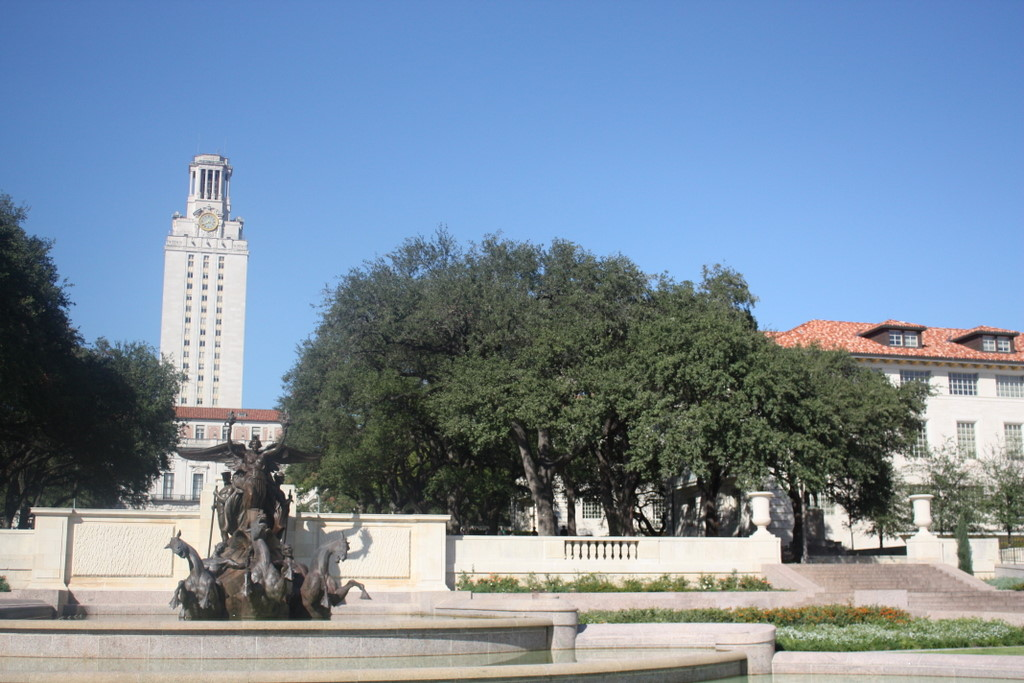
%> input picture im1.jpg, 1024 x 683 px
$ octave main.m   (GNU Octave 9; MATLAB toolbox functions it lacks are replaced by stand-ins)
%> lines starting %> are read from the running program, lines starting %| are printed output that depends on the picture; in (x1, y1, x2, y2) boxes, pixels count from 0 and x2, y2 are one past the last pixel; in counts of white or black regions, pixels touching at a corner belong together; the program's own positions count from 1
### harris.m
% HARRIS - Harris corner detector
%
% Usage:  [cim, r, c] = harris(im, sigma, thresh, radius, disp)
%
% Arguments:
%            im     - image to be processed.
%            sigma  - standard deviation of smoothing Gaussian. Typical
%                     values to use might be 1-3.
%            thresh - threshold (optional). Try a value ~1000.
%            radius - radius of region considered in non-maximal
%                     suppression (optional). Typical values to use might
%                     be 1-3.
%            disp   - optional flag (0 or 1) indicating whether you want
%                     to display corners overlayed on the original
%                     image. This can be useful for parameter tuning.
%
% Returns:
%            cim    - binary image marking corners.
%            r      - row coordinates of corner points.
%            c      - column coordinates of corner points.
% Reference:
% C.G. Harris and M.J. Stephens. "A combined corner and edge detector",
% Proceedings Fourth Alvey Vision Conference, Manchester.
% pp 147-151, 1988.

function [cim, r, c] = harris(im, sigma, thresh, radius, disp)

    error(nargchk(2,5,nargin));

    dx = [-1 0 1; -1 0 1; -1 0 1]; % Derivative masks
    dy = dx';

    Ix = conv2(im, dx, 'same');    % Image derivatives
    Iy = conv2(im, dy, 'same');

    % Generate Gaussian filter of size 6*sigma (+/- 3sigma) and of
    % minimum size 1x1.
    g = fspecial('gaussian',max(1,fix(6*sigma)), sigma);

    Ix2 = conv2(Ix.^2, g, 'same'); % Smoothed squared image derivatives
    Iy2 = conv2(Iy.^2, g, 'same');
    Ixy = conv2(Ix.*Iy, g, 'same');

    cim = (Ix2.*Iy2 - Ixy.^2)./(Ix2 + Iy2 + eps); % Harris corner measure

    % Alternate Harris corner measure used by some.  Suggested that
    % k=0.04 - I find this a bit arbitrary and unsatisfactory.
%   cim = (Ix2.*Iy2 - Ixy.^2) - k*(Ix2 + Iy2).^2;

    if nargin > 2   % We should perform nonmaximal suppression and threshold

	% Extract local maxima by performing a grey scale morphological
	% dilation and then finding points in the corner strength image that
	% match the dilated image and are also greater than the threshold.
	sze = 2*radius+1;                   % Size of mask.
	mx = ordfilt2(cim,sze^2,ones(sze)); % Grey-scale dilate.
	cim = (cim==mx)&(cim>thresh);       % Find maxima.

	[r,c] = find(cim);                  % Find row,col coords.

	if nargin==5 & disp      % overlay corners on original image
	    figure, imagesc(im), axis image, colormap(gray), hold on
	    plot(c,r,'ys'), title('corners detected');
	end

    else  % leave cim as a corner strength image and make r and c empty.
	r = []; c = [];
    end

### find_sift.m
function sift_arr = find_sift(I, circles, enlarge_factor)
% this function computes non-rotation-invariant SIFT descriptors of a set of circles
if ndims(I) == 3
    I = im2double(rgb2gray(I)); % the image
else
    I = im2double(I);
end


%fprintf('Running find_sift\n');

% parameters (default SIFT size)
num_angles = 8;
num_bins = 4;
num_samples = num_bins * num_bins;
alpha = 9; % smoothing for orientation histogram

if nargin < 3
    enlarge_factor = 1.5;
end

angle_step = 2 * pi / num_angles;
angles = 0:angle_step:2*pi;
angles(num_angles+1) = []; % bin centers

[hgt wid] = size(I);
num_pts = size(circles,1);

sift_arr = zeros(num_pts, num_samples * num_angles);

% edge image
sigma_edge = 1;


[G_X,G_Y]=gen_dgauss(sigma_edge);
I_X = filter2(G_X, I, 'same'); % vertical edges
I_Y = filter2(G_Y, I, 'same'); % horizontal edges
I_mag = sqrt(I_X.^2 + I_Y.^2); % gradient magnitude
I_theta = atan2(I_Y,I_X);
I_theta(isnan(I_theta)) = 0;

% make default grid of samples (centered at zero, width 2)
interval = 2/num_bins:2/num_bins:2;
interval = interval - (1/num_bins + 1);
[grid_x grid_y] = meshgrid(interval, interval);
grid_x = reshape(grid_x, [1 num_samples]);
grid_y = reshape(grid_y, [1 num_samples]);

% make orientation images
I_orientation = zeros(hgt, wid, num_angles);
% for each histogram angle
for a=1:num_angles
    % compute each orientation channel
    tmp = cos(I_theta - angles(a)).^alpha;
    tmp = tmp .* (tmp > 0);

    % weight by magnitude
    I_orientation(:,:,a) = tmp .* I_mag;
end

% for all circles
for i=1:num_pts
    cx = circles(i,1);
    cy = circles(i,2);
    r = circles(i,3) * enlarge_factor;

    % find coordinates of sample points (bin centers)
    grid_x_t = grid_x * r + cx;
    grid_y_t = grid_y * r + cy;
    grid_res = grid_y_t(2) - grid_y_t(1);

    % find window of pixels that contributes to this descriptor
    x_lo = floor(max(cx - r - grid_res/2, 1));
    x_hi = ceil(min(cx + r + grid_res/2, wid));
    y_lo = floor(max(cy - r - grid_res/2, 1));
    y_hi = ceil(min(cy + r + grid_res/2, hgt));

    % find coordinates of pixels
    [grid_px, grid_py] = meshgrid(x_lo:x_hi,y_lo:y_hi);
    num_pix = numel(grid_px);
    grid_px = reshape(grid_px, [num_pix 1]);
    grid_py = reshape(grid_py, [num_pix 1]);

    % find (horiz, vert) distance between each pixel and each grid sample
    dist_px = abs(repmat(grid_px, [1 num_samples]) - repmat(grid_x_t, [num_pix 1]));
    dist_py = abs(repmat(grid_py, [1 num_samples]) - repmat(grid_y_t, [num_pix 1]));

    % find weight of contribution of each pixel to each bin
    weights_x = dist_px/grid_res;
    weights_x = (1 - weights_x) .* (weights_x <= 1);
    weights_y = dist_py/grid_res;
    weights_y = (1 - weights_y) .* (weights_y <= 1);
    weights = weights_x .* weights_y;

    % make sift descriptor
    curr_sift = zeros(num_angles, num_samples);
    for a = 1:num_angles
        tmp = reshape(I_orientation(y_lo:y_hi,x_lo:x_hi,a),[num_pix 1]);
        tmp = repmat(tmp, [1 num_samples]);
        curr_sift(a,:) = sum(tmp .* weights);
    end
    sift_arr(i,:) = reshape(curr_sift, [1 num_samples * num_angles]);

end

% normalize the SIFT descriptors
tmp = sqrt(sum(sift_arr.^2, 2));
normalize_ind = find(tmp > 1);

sift_arr_norm = sift_arr(normalize_ind,:);
sift_arr_norm = sift_arr_norm ./ repmat(tmp(normalize_ind,:), [1 size(sift_arr,2)]);

% suppress large gradients
sift_arr_norm(find(sift_arr_norm > 0.2)) = 0.2;

% renormalize to unit length
tmp = sqrt(sum(sift_arr_norm.^2, 2));
sift_arr_norm = sift_arr_norm ./ repmat(tmp, [1 size(sift_arr,2)]);

sift_arr(normalize_ind,:) = sift_arr_norm;


function [GX,GY]=gen_dgauss(sigma)

f_wid = 4 * floor(sigma);
G = normpdf(-f_wid:f_wid,0,sigma);
G = G' * G;
[GX,GY] = gradient(G);

GX = GX * 2 ./ sum(sum(abs(GX)));
GY = GY * 2 ./ sum(sum(abs(GY)));

### select_matches.m
function [m1, m2] = select_matches(d1, d2, num)
    d1 = zscore(d1')';
    d2 = zscore(d2')';

    % get distance
    [ndata, dimx] = size(d1);
    [ncentres, dimc] = size(d2);
    if dimx ~= dimc
    	error('Data dimension does not match dimension of centres')
    end

    distance = (ones(ncentres, 1) * sum((d1.^2)', 1))' + ones(ndata, 1) * sum((d2.^2)',1) - 2.*(d1*(d2'));

    % Rounding errors occasionally cause negative entries
    if any(any(distance<0))
      distance(distance<0) = 0;
    end

    [h,w] = size(distance);
    distance = reshape(distance,1,[]);
    [~,idx] = sort(distance);
    [r,c] = ind2sub([h,w],idx(1:num));
    m1 = r';
    m2 = c';

end

### ransac.m
function [H, num_inliers, residual] = ransac(XY_src, XY_des, num_ransac_iter, homography1, homography2)

    num_inliers = 0;
    plot_num_inliers = zeros(1,num_ransac_iter);

    for i = 1:num_ransac_iter
        ind = randperm(size(XY_src,1));
        ind_s = ind(1:4);
        ind_r = ind(5:end);

        % homography mapping one image onto the other.
        tmp_H = homography1(XY_src(ind_s,:), XY_des(ind_s,:));
        predict = homography2(XY_src(ind_r,:),tmp_H);

        dists = sum((XY_des(ind_r,:) - predict).^2,2);

        inlier_idx = find(dists < 0.3);
        tmp_num_inliers = length(inlier_idx);

        if tmp_num_inliers > num_inliers
            H = tmp_H;
            num_inliers = tmp_num_inliers;
            residual = mean(dists(inlier_idx));
        end
        plot_num_inliers(i) = num_inliers;
    end
end

### homography1.m
function H = homography1(XY, XY_)
    A = [];
    for i = 1:size(XY,1)
        Xi = [XY(i,:)';1];
        xi_ = XY_(i,1);
        yi_ = XY_(i,2);

        A = cat(1,A,cat(2,zeros(1,3),Xi',-yi_*Xi'));
        A = cat(1,A,cat(2,Xi',zeros(1,3),-xi_*Xi'));
    end
    [~,~,V]=svd(A);
    H = V(:,end);
    H = reshape(H,[3 3])';
end

### homography2.m
function XY_ = homography2(XY,H)
    Xi = cat(1, XY', ones(1, size(XY, 1)));
    Xi_ = H*Xi;
    XY_(:,1) = (Xi_(1,:)./Xi_(3,:))';
    XY_(:,2) = (Xi_(2,:)./Xi_(3,:))';
end

### main.m
clear all;
clc;

% Load both images
RGB1 = imread('im1.jpg');
%> RGB1 is the input picture: size 683x1024x3 uint8; mean R, G, B 121.7, 140, 159
RGB2 = imread('im2.jpg');
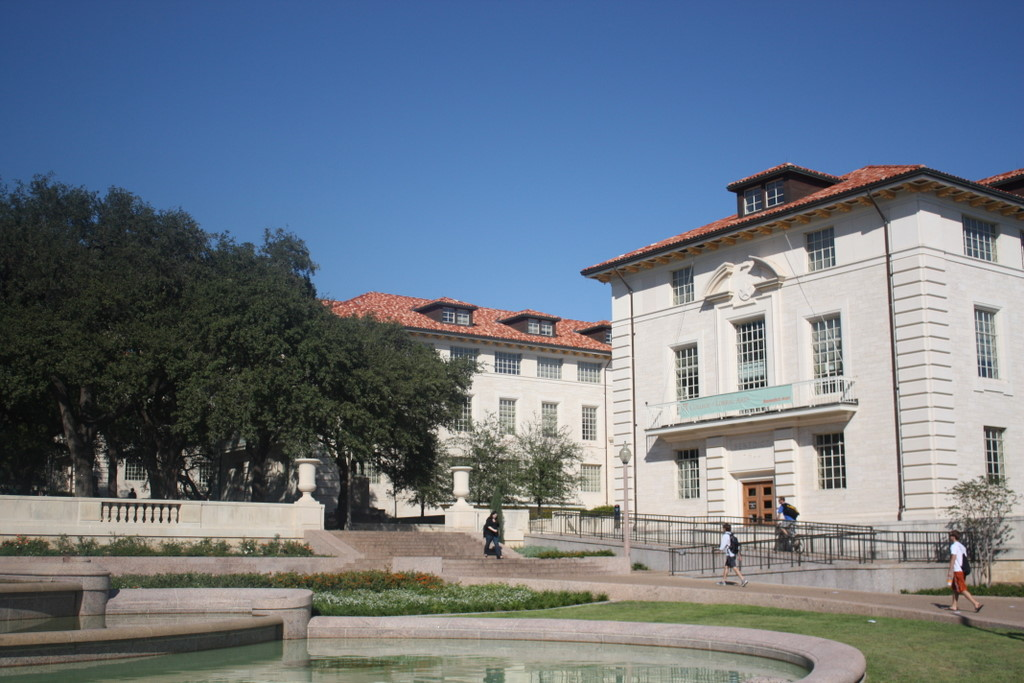
%> input picture im2.jpg, 1024 x 683 px
%> RGB2 is the input picture: size 683x1024x3 uint8; mean R, G, B 107.7, 118.9, 132

% convert both images to double and to gray scale
img1 = im2double(rgb2gray(RGB1));
img2 = im2double(rgb2gray(RGB2));

% initialize
harris_sigma = 2;
harris_thresh = 0.05;
harris_radius = 2;

% Detect feature points using harries corner detector in both images
[~,y1,x1] = harris(img1,harris_sigma,harris_thresh,harris_radius,0);
%> in harris, `cim = (cim==mx)&(cim>thresh);`:
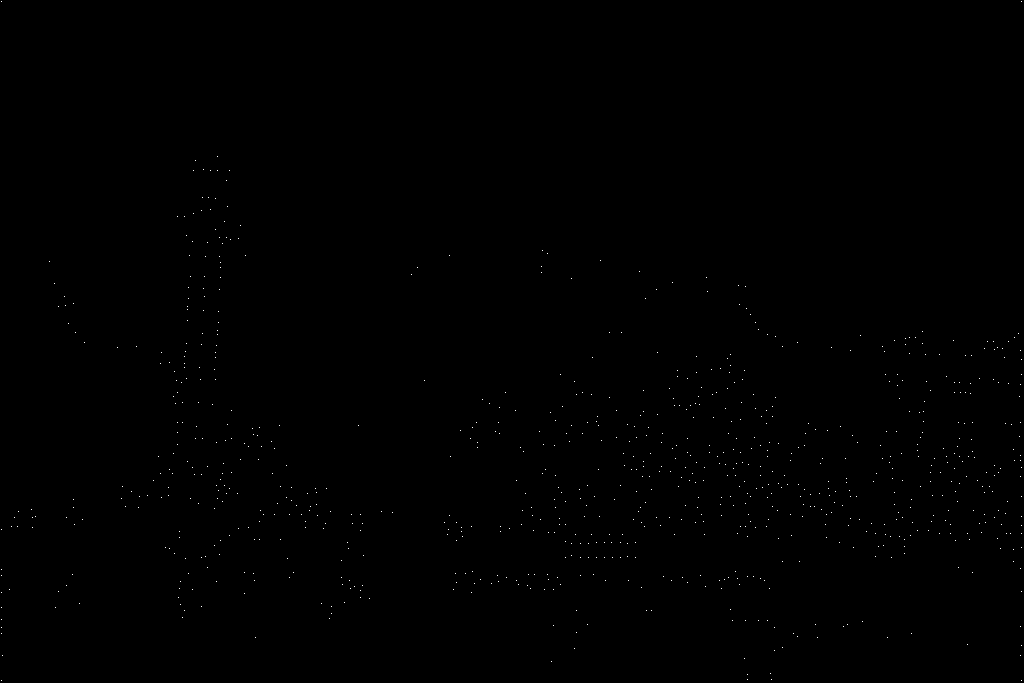
%> cim: size 683x1024 logical; 0.13% white in thin lines or dots
%> in harris, `[r,c] = find(cim);`: r = 879 values from 2 to 681; c = 879 values from 2 to 1022
%> y1 = 879 values, max 681 at index 10, min 2 at index 1, mean 466; x1 = 879 values from 2 to 1022
[~,y2,x2] = harris(img2,harris_sigma,harris_thresh,harris_radius,0);
%> in harris (call 2), `cim = (cim==mx)&(cim>thresh);`: cim: size 683x1024 logical; 0.12% white in thin lines or dots, all inside (x1, y1, x2, y2) = (1, 164, 1023, 681)
%> y2 = 870 values, max 681 at index 248, min 165 at index 614, mean 442.7; x2 = 870 values from 2 to 1023

sift_radius = 5;

% Compute descriptors around every keypoint in both images
descriptors1 = find_sift(img1,[x1,y1, sift_radius*ones(length(x1),1)],1.5);
%> the loop in find_sift, `for i=1:num_pts` made 879 passes
%> (cx, cy, x_lo, x_hi, y_lo, y_hi) on passes 1 to 3: (2, 2, 1, 12, 1, 12), (2, 530, 1, 12, 520, 540), (2, 570, 1, 12, 560, 580)
%> after the loop in find_sift, `for i=1:num_pts`:
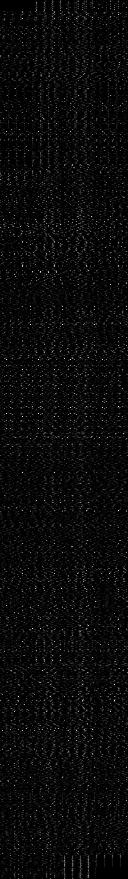
%> sift_arr: size 879x128 double; min 0, max 6.96, mean 0.288; drawn with min black and max white
%> in find_sift, `tmp = sqrt(sum(sift_arr.^2, 2));`: tmp = 879 values, max 15.45 at index 360, min 2.34 at index 413, mean 6.16
%> in find_sift, `normalize_ind = find(tmp > 1);`: normalize_ind = 879 values from 1 to 879
%> in find_sift, `sift_arr_norm(find(sift_arr_norm > 0.2)) = 0.2;`:
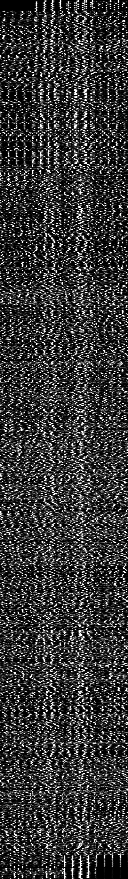
%> sift_arr_norm: size 879x128 double; min 0, max 0.2, mean 0.0438; drawn with min black and max white
%> in find_sift, `tmp = sqrt(sum(sift_arr_norm.^2, 2));`: tmp = 879 values, max 0.972 at index 463, min 0.454 at index 11, mean 0.808
descriptors2 = find_sift(img2,[x2,y2, sift_radius*ones(length(x2),1)],1.5);
%> call 2 of find_sift, with enlarge_factor = 1.5
%> the loop in find_sift (call 2), `for i=1:num_pts` made 870 passes
%> (cy, grid_res, x_lo, x_hi, y_lo, y_hi) on passes 1 to 2: (496, 3.75, 1, 12, 486, 506), (534, 3.75, 1, 12, 524, 544)
%> in find_sift (call 2), `sift_arr_norm(find(sift_arr_norm > 0.2)) = 0.2;`:
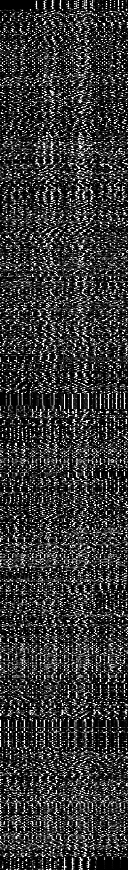
%> sift_arr_norm: size 870x128 double; min 0, max 0.2, mean 0.0425; drawn with min black and max white

num_putative_matches = 200;
% Compute matches between every descriptor in one image and every descriptor in the otherimage. Then select the best matches.
[matches1,matches2] = select_matches(descriptors1,descriptors2,num_putative_matches);
%> in select_matches, `distance = (ones(ncentres, 1) * sum((d1.^2)', 1))' + ones(ndata, 1) * ..`:
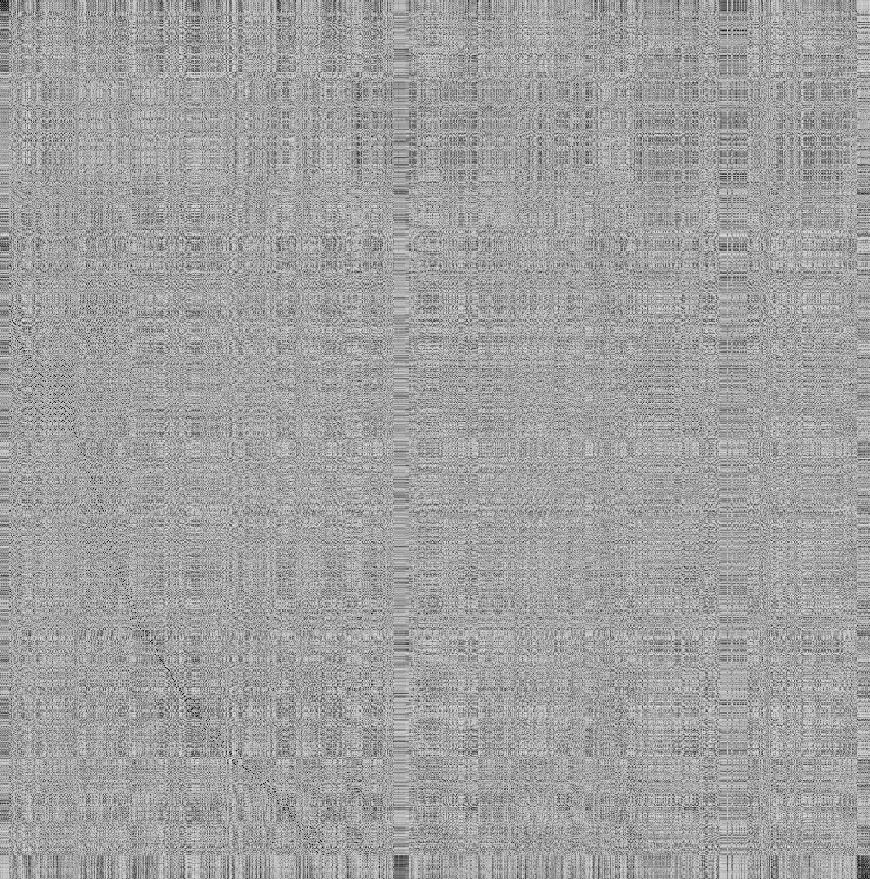
%> distance: size 879x870 double; min 1.39, max 392.1, mean 247.6; drawn with min black and max white
XY1 = [x1(matches1),y1(matches1)];
XY2 = [x2(matches2),y2(matches2)];

% run ransac
num_ransac_iter = 5000;
[H,num_inliers,residual] = ransac(XY1,XY2,num_ransac_iter,@homography1,@homography2);

% Warp one image onto the other using the estimated transformation
[~, xdata, ydata] = imtransform(RGB1,maketform('projective',H'));

xdata_out=[min(1,xdata(1)) max(size(RGB2,2), xdata(2))];
ydata_out=[min(1,ydata(1)) max(size(RGB2,1), ydata(2))];

result1 = imtransform(RGB1, maketform('projective',H'), 'XData',xdata_out,'YData',ydata_out);
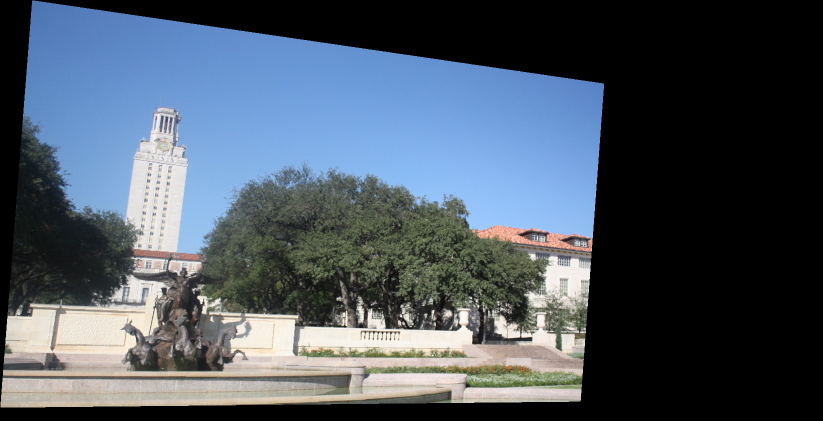
%> result1: size 842x1645x3 uint8 (shown at 1/2 size); mean R, G, B 75.1, 86, 97.6
result2 = imtransform(RGB2, maketform('affine',eye(3)), 'XData',xdata_out,'YData',ydata_out);

% composite by simply averaging the pixel values where the two images overlap
panorama = result1 + result2;
overlap = (result1 > 0.0) & (result2 > 0.0);
result_avg = (result1/2 + result2/2);

panorama(overlap) = result_avg(overlap);

% show average and panorama in grayscale
figure
imshow(rgb2gray(result_avg))
figure
imshow(rgb2gray(panorama))
